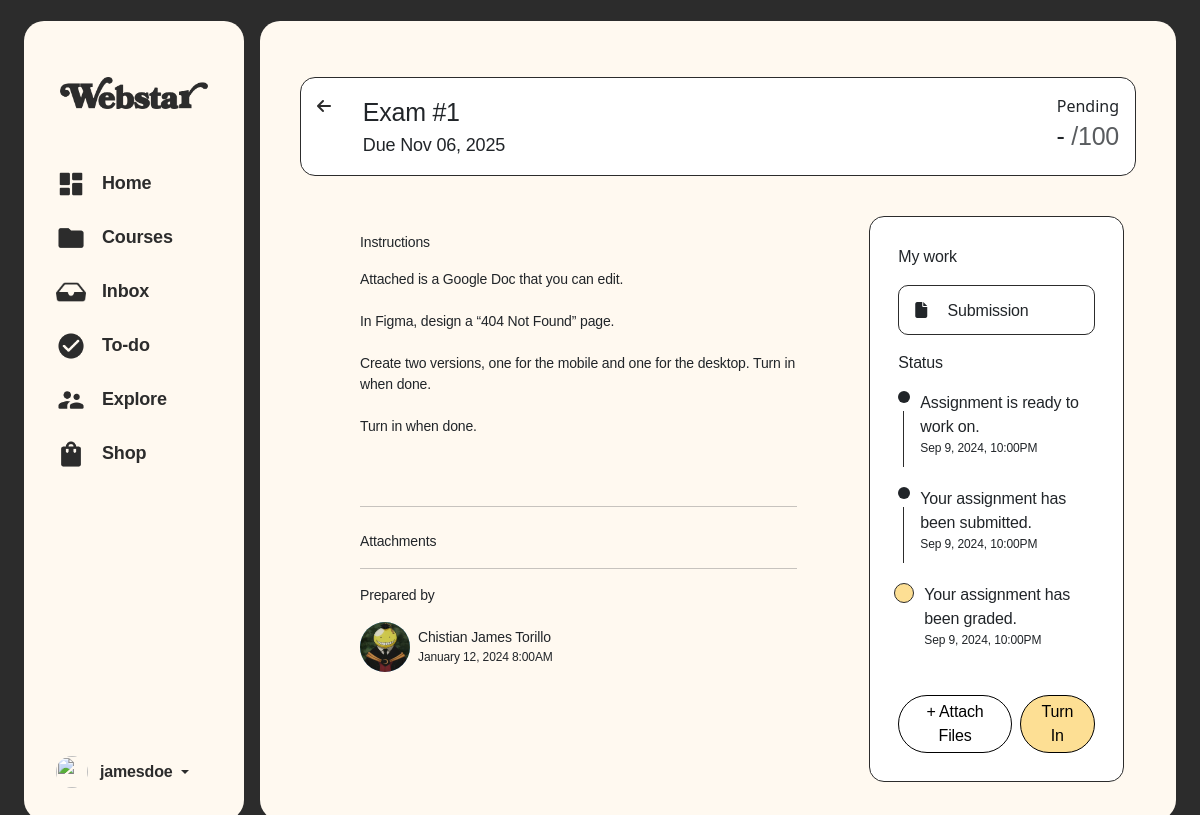
/assignment.php?assignmentID=3 (signed in), run on an earlier commit of the app's database.
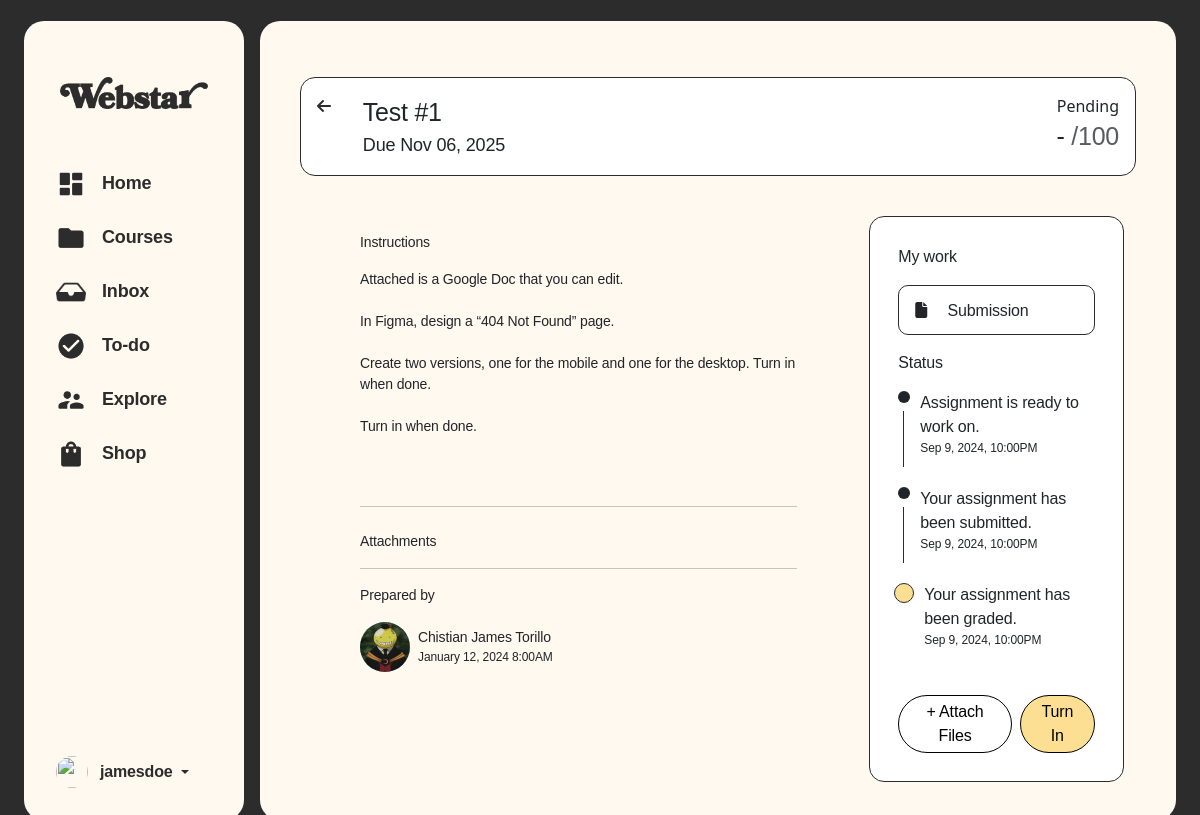
And on a later commit of the database.
### tables this page shows
CREATE TABLE `assessments` (
  `assessmentID` int(11) NOT NULL,
  `courseID` int(11) NOT NULL,
  `assessmentTitle` varchar(100) NOT NULL,
  `about` varchar(255) NOT NULL,
  `type` enum('Task','Test') DEFAULT 'Task',
  `deadline` date NOT NULL,
  `deadlineEnabled` tinyint(1) NOT NULL DEFAULT 0,
  `createdAt` datetime DEFAULT current_timestamp()
);

CREATE TABLE `assignments` (
  `assignmentID` int(5) NOT NULL,
  `assessmentID` int(11) NOT NULL,
  `assignmentDescription` varchar(500) NOT NULL,
  `assignmentPoints` int(5) NOT NULL
);

CREATE TABLE `userinfo` (
  `userInfoID` int(11) NOT NULL,
  `userID` int(11) NOT NULL,
  `profilePicture` varchar(100) NOT NULL,
  `firstName` varchar(50) NOT NULL,
  `middleName` varchar(50) NOT NULL,
  `lastName` varchar(50) NOT NULL,
  `studentID` varchar(50) NOT NULL,
  `programID` varchar(50) NOT NULL,
  `gender` varchar(50) NOT NULL,
  `yearLevel` varchar(20) NOT NULL,
  `yearSection` int(11) NOT NULL,
  `schoolEmail` varchar(50) NOT NULL,
  `contactNumber` varchar(20) NOT NULL,
  `facebookLink` text NOT NULL,
  `linkedInLink` text NOT NULL,
  `instagramLink` text NOT NULL,
  `createdAt` datetime NOT NULL,
  `isNewUser` int(1) NOT NULL DEFAULT 1
);

### shared/assets/database/connect.php (called while the page is built, shortened)
<?php
  function executeQuery($query){
    $conn = $GLOBALS['conn'];
    return mysqli_query($conn, $query);
  }
?>

### assignment.php (the view, shortened to what the changed rows need)
<?php
include('shared/assets/database/connect.php');
$assignmentID = intval($_GET['assignmentID']);
$assignmentQuery = "SELECT
                    assessments.assessmentTitle,
                    assessments.deadline,
                    assignments.assignmentDescription,
                    assignments.assignmentPoints,
                    userinfo.firstName,
                    userinfo.lastName,
                    userinfo.profilePicture,
                    assignments.assignmentPoints
                    FROM courses
                    INNER JOIN assessments ON courses.courseID = assessments.courseID
                    INNER JOIN assignments ON assessments.assessmentID = assignments.assessmentID
                    INNER JOIN userinfo ON courses.userID = userInfo.userID
                    WHERE assignments.assignmentID = $assignmentID";
$assignmentResult = executeQuery($assignmentQuery);
$assignmentRow = mysqli_fetch_assoc($assignmentResult);
$assignmentTitle = $assignmentRow['assessmentTitle'];
$assignmentDescription = $assignmentRow['assignmentDescription'];
$profName = $assignmentRow['firstName'] . ' ' . $assignmentRow['lastName'];
$profProfile = $assignmentRow['profilePicture'];
$deadline = $assignmentRow['deadline'];
$score = $assignmentRow['score'] ?? null;
$totalPoints = $assignmentRow['assignmentPoints'] ?? 0;
?>
<!doctype html>
<html lang="en">
<head>
    <link href="https://cdn.jsdelivr.net/npm/bootstrap@5.3.6/dist/css/bootstrap.min.css" rel="stylesheet"
>
    <link rel="stylesheet" href="shared/assets/css/global-styles.css">
    <link rel="stylesheet" href="shared/assets/css/assignment.css">
    <link rel="stylesheet" href="shared/assets/css/sidebar-and-container-styles.css">
    <link href="https://cdnjs.cloudflare.com/ajax/libs/font-awesome/6.5.0/css/all.min.css" rel="stylesheet">
</head>
<body>
    <div class="container-fluid min-vh-100 d-flex justify-content-center align-items-center p-0 p-md-3"
        style="background-color: var(--black);">
        <div class="row w-100">
            <div class="col main-container m-0 p-0 mx-0 mx-md-2 p-0 p-md-4 overflow-y-auto">
                <div class="card border-0 px-3 pt-3 m-0 h-100 w-100 rounded-0 shadow-none"
                    style="background-color: transparent;">
                    <div class="container-fluid py-3 overflow-y-auto">
                        <div class="row mb-3">
                            <div class="col-12 cardHeader p-3 mb-4">
                                <div class="row desktop-header d-none d-sm-flex">
                                    <div class="col">
                                        <span class="text-sbold text-25"><?php echo $assignmentTitle ?></span>
                                        <div class="text-reg text-18">Due <?php echo date("M d, Y", strtotime($deadline)); ?></div>
                                    </div>
                                    <div class="col-auto text-end">
                                        <div class="text-sbold text-25">
                                            <?php
                                            echo $score !== null ? $score : '-';
                                            ?>
                                            <span class="text-muted">/<?php echo $totalPoints; ?></span>
                                        </div>
                                    </div>
                                </div>
                            </div>
                        </div>
                        <div class="row">
                            <div class="col-12 col-lg-8">
                                <div class="p-0 px-lg-5">
                                    <div class="text-sbold text-14 mt-3">Instructions</div>
                                    <p class="mb-5 mt-3 text-med text-14"><?php echo nl2br($assignmentDescription) ?></p>
                                    <hr>
                                    <div class="text-sbold text-14 mt-4">Attachments</div>
                                    <hr>
                                    <div class="text-sbold text-14 pb-3">Prepared by</div>
                                    <div class="d-flex align-items-center pb-5">
                                        <div class="rounded-circle me-2"
                                            style="width: 50px; height: 50px; background-color: var(--highlight75);">
                                            <img src="shared/assets/pfp-uploads/<?php echo $profProfile ?>" alt="professor" class="rounded-circle" style="width:50px;height:50px;">
                                        </div>
                                        <div>
                                            <div class="text-sbold text-14"><?php echo $profName ?></div>
                                            <div class="text-med text-12">January 12, 2024 8:00AM</div>
                                        </div>
                                    </div>
                                </div>
                            </div>
                        </div>
                    </div>
                </div>
            </div>
        </div>
    </div>
</body>
</html>

What changed in the data, as far as the page shows it:
changed assessments "Chistian James Torillo": assessmentTitle "Exam #1" → "Test #1"
